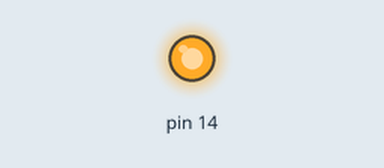
This sketch was run on a simulated Arduino Uno, built with avr-gcc and run on an emulated ATmega328P. Parts: output pins drawn as LEDs (lit = HIGH).

Above: at 4.3 s.
Timing chart, 0 to 7.3 s (numbered marks = the images above):
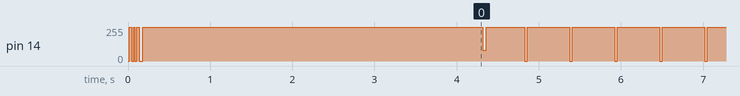

The sketch:

TestLCD2.ino
```cpp
/*
  Driver Test 2
  Version 1.0

  Author: Rafael Sabe
  Email: rafaelmsabe@gmail.com
*/

#include <stddef.h>
#include <stdbool.h>
#include <stdint.h>
#include <string.h>
#include <stdio.h>

#include <lcd.hpp>

#define TEXTBUF_SIZE_CHARS 256U
#define TEXTBUF_SIZE_BYTES TEXTBUF_SIZE_CHARS

#define LCD_DB4 20U
#define LCD_DB5 21U
#define LCD_DB6 22U
#define LCD_DB7 23U
#define LCD_RS 14U

#define LCD1_E 30U
#define LCD1_NCHARS 20U
#define LCD1_NLINES 4U

#define LCD2_E 29U
#define LCD2_NCHARS 16U
#define LCD2_NLINES 2U

#define LOOP_DELAYTIME_MS 512U

char textbuf[TEXTBUF_SIZE_CHARS];
LCD lcd1(LCD_DB4, LCD_DB5, LCD_DB6, LCD_DB7, LCD_RS, LCD1_E, LCD1_NCHARS, LCD1_NLINES);
LCD lcd2(LCD_DB4, LCD_DB5, LCD_DB6, LCD_DB7, LCD_RS, LCD2_E, LCD2_NCHARS, LCD2_NLINES);

uint16_t num16 = 0u;

void setup(void)
{
  memset(textbuf, 0, TEXTBUF_SIZE_BYTES);

  lcd1.begin();
  lcd2.begin();

  lcd1.setCursorPosition(0u, 0u);
  lcd1.printText("This is line 00");
  lcd1.setCursorPosition(0u, 1u);
  lcd1.printText("This is line 01");
  lcd1.setCursorPosition(0u, 2u);
  lcd1.printText("This is line 02");
  lcd1.setCursorPosition(0u, 3u);
  lcd1.printText("This is line 03");

  lcd2.setCursorPosition(0u, 0u);
  lcd2.printText("This is line 0");
  lcd2.setCursorPosition(0u, 1u);
  lcd2.printText("This is line 1");

  delay(4096u);

  lcd1.clear();
  lcd1.home();
  lcd1.printText("Counting...");

  lcd2.clear();
  lcd2.home();
  lcd2.printText("Counting...");

  return;
}

void loop(void)
{
_l_loop_runtimeloop:

  snprintf(textbuf, TEXTBUF_SIZE_CHARS, "%u    ", num16);
  lcd1.setCursorPosition(12u, 0u);
  lcd1.printText(textbuf);

  snprintf(textbuf, TEXTBUF_SIZE_CHARS, "%u  ", (num16 & 0xff));
  lcd2.setCursorPosition(12u, 0u);
  lcd2.printText(textbuf);

  delay(LOOP_DELAYTIME_MS);
  num16++;

  goto _l_loop_runtimeloop;
  return;
}
```
